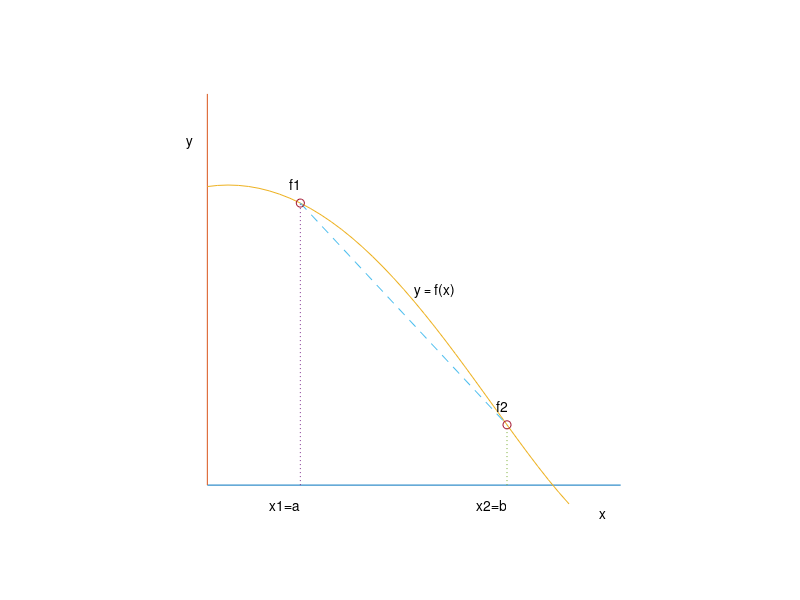

Here is the MATLAB script that generated this plot:
% f5_1 
% Copyright S. Nakamura, 1995
set(gcf, 'NumberTitle','off','Name', 'Figure 5.1')

clear, clf, hold off
axis([-1 5 -0.5 5])
hold on
plot([0,4],[0,0])
plot([0,0],[0,4])
axis([-1 4 -1 4])
 x = 0:0.1:3.5;
 y = 3 - 0.4*x.*x + exp(x)/19 + 0.1*sin(x);
plot(x,y)

xp = 0.9:2:2.9;
 yp = 3 - 0.4*xp.*xp + exp(xp)/19 + 0.1* sin(xp);

for k=1:2
plot([xp(k),xp(k)], [0,yp(k)], ':')
text(xp(k)-0.1,yp(k)+0.2 , ['f',int2str(k)])
if k==1,
text(xp(k)-0.3, -0.2, ['x',int2str(k)','=a'])
end
if k==2,
text(xp(k)-0.3, -0.2, ['x',int2str(k)','=b'])
end
end


plot(xp,yp, '--')
plot(xp,yp, 'o')

text(3.8,-0.3, 'x')
text(-0.2,3.5,'y')
text(2,2,'y = f(x)')

axis([-1 5 -0.5 4.5])
axis('off')
%print  fig5D3.ps
